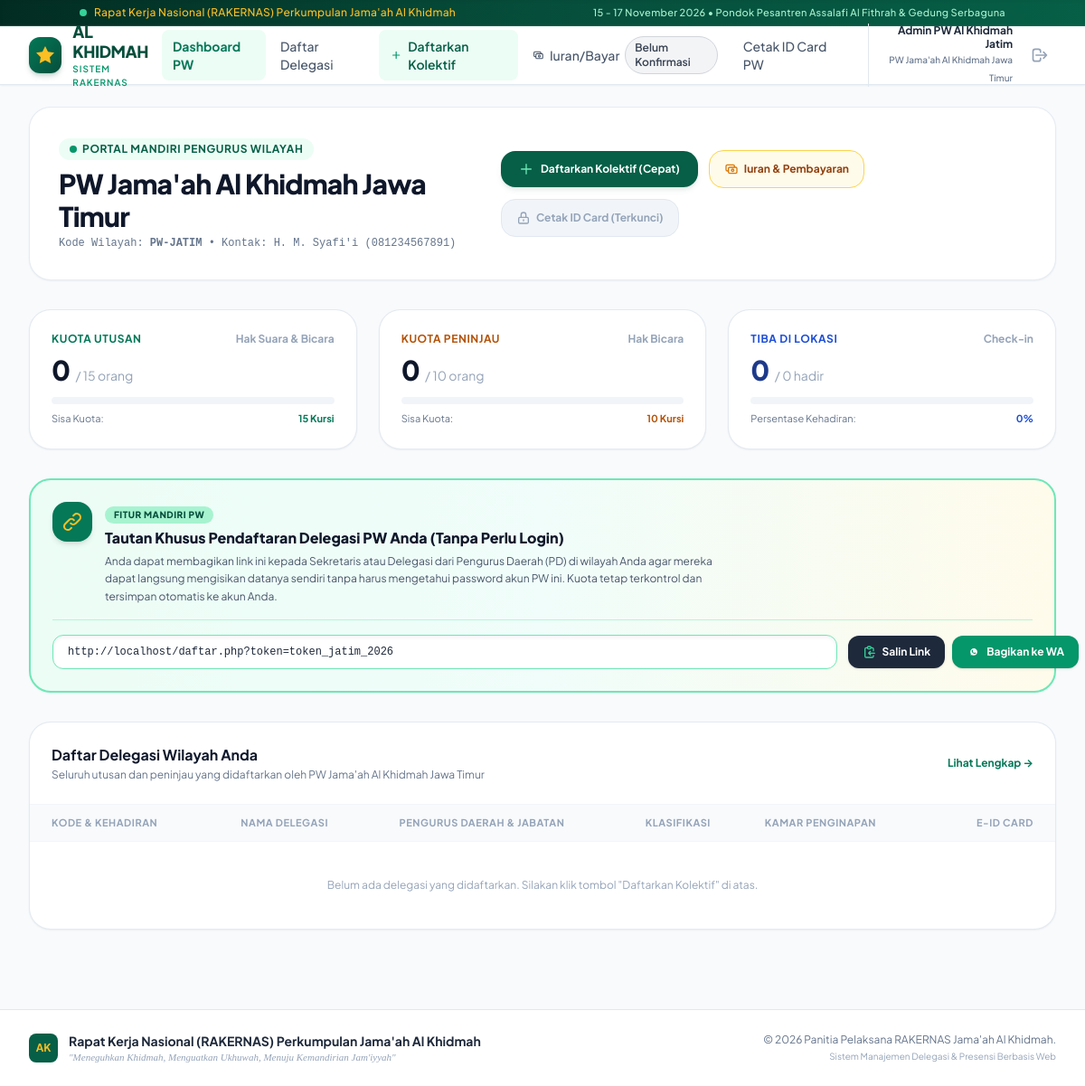
/pw/index.php (signed in), run on the app's committed database.
### tables this page shows
CREATE TABLE `wilayah` (
  `id` INT AUTO_INCREMENT PRIMARY KEY,
  `code` VARCHAR(20) NOT NULL UNIQUE,
  `name` VARCHAR(150) NOT NULL,
  `province` VARCHAR(100) NOT NULL,
  `quota_utusan` INT NOT NULL DEFAULT 10,
  `quota_peninjau` INT NOT NULL DEFAULT 5,
  `contact_person` VARCHAR(100) DEFAULT NULL,
  `contact_phone` VARCHAR(30) DEFAULT NULL,
  `reg_token` VARCHAR(64) DEFAULT NULL UNIQUE,
  `created_at` TIMESTAMP DEFAULT CURRENT_TIMESTAMP
);

### pw/index.php (the view, shortened to what the rows shown need)
<?php
require_once __DIR__ . '/../includes/functions.php';
require_once __DIR__ . '/../includes/auth.php';
$pdo = getDB();
$user = currentUser();
$pw_id = $user['pw_id'];
$stmtW = $pdo->prepare("SELECT * FROM wilayah WHERE id = ?");
$stmtW->execute([$pw_id]);
$pw = $stmtW->fetch();
$stmtCount = $pdo->prepare("
    SELECT
        COUNT(*) as total,
        SUM(CASE WHEN participant_type = 'utusan' THEN 1 ELSE 0 END) as utusan_count,
        SUM(CASE WHEN participant_type = 'peninjau' THEN 1 ELSE 0 END) as peninjau_count,
        SUM(CASE WHEN is_attended = 1 THEN 1 ELSE 0 END) as hadir_count
    FROM participants
    WHERE pw_id = ?
");
$stmtCount->execute([$pw_id]);
$stats = $stmtCount->fetch();
$utusanCount    = (int)$stats['utusan_count'];
$peninjauCount  = (int)$stats['peninjau_count'];
$sisaUtusan   = max(0, $pw['quota_utusan'] - $utusanCount);
$sisaPeninjau = max(0, $pw['quota_peninjau'] - $peninjauCount);
require_once __DIR__ . '/../includes/header.php';
?>
<div class="space-y-8 mb-16">
    <div class="bg-white rounded-3xl border border-slate-200/80 p-6 sm:p-8 shadow-sm flex flex-col md:flex-row md:items-center justify-between gap-6">
        <div>
            <div class="inline-flex items-center gap-1.5 font-bold text-xs uppercase tracking-wider text-emerald-800 bg-emerald-50 px-3 py-1 rounded-full mb-2">
                <span class="w-2 h-2 rounded-full bg-emerald-600"></span>
                Portal Mandiri Pengurus Wilayah
            </div>
            <h1 class="text-2xl sm:text-3xl font-extrabold text-slate-900 tracking-tight">
                <?= clean($pw['name']) ?>
            </h1>
            <p class="text-xs text-slate-500 mt-1 font-mono">
                Kode Wilayah: <strong><?= clean($pw['code']) ?></strong> • Kontak: <?= clean($pw['contact_person'] ?: '-') ?> (<?= clean($pw['contact_phone'] ?: '-') ?>)
            </p>
        </div>
    </div>
    <div class="grid grid-cols-1 sm:grid-cols-3 gap-6">
        <div class="bg-white p-6 rounded-3xl border border-slate-200/90 shadow-sm">
            <div class="text-3xl font-extrabold text-slate-900"><?= $utusanCount ?> <span class="text-sm font-normal text-slate-400">/ <?= $pw['quota_utusan'] ?> orang</span></div>
            <div class="text-[11px] text-slate-500 mt-2 flex justify-between">
                <span>Sisa Kuota:</span>
                <span class="font-bold <?= $sisaUtusan == 0 ? 'text-rose-600' : 'text-emerald-700' ?>"><?= $sisaUtusan ?> Kursi</span>
            </div>
        </div>
        <div class="bg-white p-6 rounded-3xl border border-slate-200/90 shadow-sm">
            <div class="text-3xl font-extrabold text-slate-900"><?= $peninjauCount ?> <span class="text-sm font-normal text-slate-400">/ <?= $pw['quota_peninjau'] ?> orang</span></div>
            <div class="text-[11px] text-slate-500 mt-2 flex justify-between">
                <span>Sisa Kuota:</span>
                <span class="font-bold <?= $sisaPeninjau == 0 ? 'text-rose-600' : 'text-amber-700' ?>"><?= $sisaPeninjau ?> Kursi</span>
            </div>
        </div>
    </div>
    <?php
    $pwRegUrl = getPWRegistrationUrl($pw['reg_token'] ?? '');
    ?>
    <div class="bg-gradient-to-r from-emerald-50 via-teal-50 to-amber-50 border-2 border-emerald-300 rounded-3xl p-6 shadow-sm">
        <div class="mt-4 pt-4 border-t border-emerald-200/80 flex flex-col sm:flex-row items-center gap-3">
            <div class="w-full sm:flex-grow flex items-center">
                <input type="text" id="pw-reglink-input" readonly value="<?= clean($pwRegUrl) ?>" class="w-full px-4 py-2.5 rounded-xl border border-emerald-300 bg-white text-xs font-mono text-slate-800 focus:outline-none select-all shadow-inner">
            </div>
        </div>
    </div>
    <div class="bg-white rounded-3xl border border-slate-200/90 shadow-sm overflow-hidden">
        <div class="p-6 border-b border-slate-100 flex items-center justify-between">
            <div>
                <h2 class="text-base font-bold text-slate-900">Daftar Delegasi Wilayah Anda</h2>
                <p class="text-xs text-slate-500 mt-0.5">Seluruh utusan dan peninjau yang didaftarkan oleh <?= clean($pw['name']) ?></p>
            </div>
        </div>
        <div class="overflow-x-auto">
            <table class="w-full text-left text-xs text-slate-600">
                <thead class="bg-slate-50 text-slate-400 text-[11px] uppercase tracking-wider font-semibold border-b border-slate-100">
                    <tr>
                        <th class="py-3 px-6">Kode & Kehadiran</th>
                        <th class="py-3 px-6">Nama Delegasi</th>
                        <th class="py-3 px-4">Pengurus Daerah & Jabatan</th>
                        <th class="py-3 px-4">Klasifikasi</th>
                        <th class="py-3 px-4">Kamar Penginapan</th>
                        <th class="py-3 px-6 text-right">E-ID Card</th>
                    </tr>
                </thead>
            </table>
        </div>
    </div>
</div>
<?php require_once __DIR__ . '/../includes/footer.php'; ?>

### includes/header.php (shortened to what the rows shown need)
<?php
require_once __DIR__ . '/functions.php';
require_once __DIR__ . '/auth.php';
$user = currentUser();
?>
<!DOCTYPE html>
<html lang="id">
<head>
    <script src="https://cdn.tailwindcss.com"></script>
    <link rel="stylesheet" href="<?= BASE_URL ?>assets/css/custom.css">
</head>
<body class="bg-slate-50 text-slate-800 antialiased min-h-screen flex flex-col">
    <nav class="bg-white border-b border-slate-200 sticky top-0 z-40 shadow-sm no-print">
        <div class="max-w-7xl mx-auto px-4 sm:px-6 lg:px-8">
            <div class="flex justify-between h-16">
                <div class="hidden md:flex items-center gap-1 font-medium text-sm">
                    <?php if ($user): ?>
                        <div class="ml-4 pl-4 border-l border-slate-200 flex items-center gap-3">
                            <div class="text-right">
                                <div class="text-xs font-bold text-slate-800 leading-tight"><?= clean($user['full_name']) ?></div>
                                <div class="text-[10px] text-slate-500 font-medium">
                                    <?= $user['role'] === 'superadmin' ? 'Panitia Pusat' : ($user['role'] === 'admin_pw' ? clean($user['pw_name']) : 'Petugas Scan') ?>
                                </div>
                            </div>
                        </div>
                    <?php endif; ?>
                </div>
            </div>
        </div>
    </nav>
    <main class="flex-grow">
        <div class="max-w-7xl mx-auto px-4 sm:px-6 lg:px-8 py-6">

### data on the page
wilayah: name "PW Jama'ah Al Khidmah Jawa Timur", code "PW-JATIM", contact_person "H. M. Syafi'i", contact_phone "081234567891", quota_utusan "15", quota_peninjau "10", reg_token "http://localhost/daftar.php?token=token_jatim_2026"

### other printed values
getSetting('event_name', 'RAKERNAS PERKUMPULAN JAMA\'AH AL KHIDMAH') "Rapat Kerja Nasional (RAKERNAS) Perkumpulan Jama'ah Al Khidmah"
getSetting('event_date', '15 - 17 November 2026') "15 - 17 November 2026"
getSetting('event_location', 'Pondok Pesantren Al Fithrah') "Pondok Pesantren Assalafi Al Fithrah & Gedung Serbaguna"
$brandTitle "AL KHIDMAH"
$brandSubtitle "SISTEM RAKERNAS"
$user['full_name'] "Admin PW Al Khidmah Jatim"
$utusanCount "0"
$peninjauCount "0"
$hadirCount "0"
$totalTerdaftar "0"
